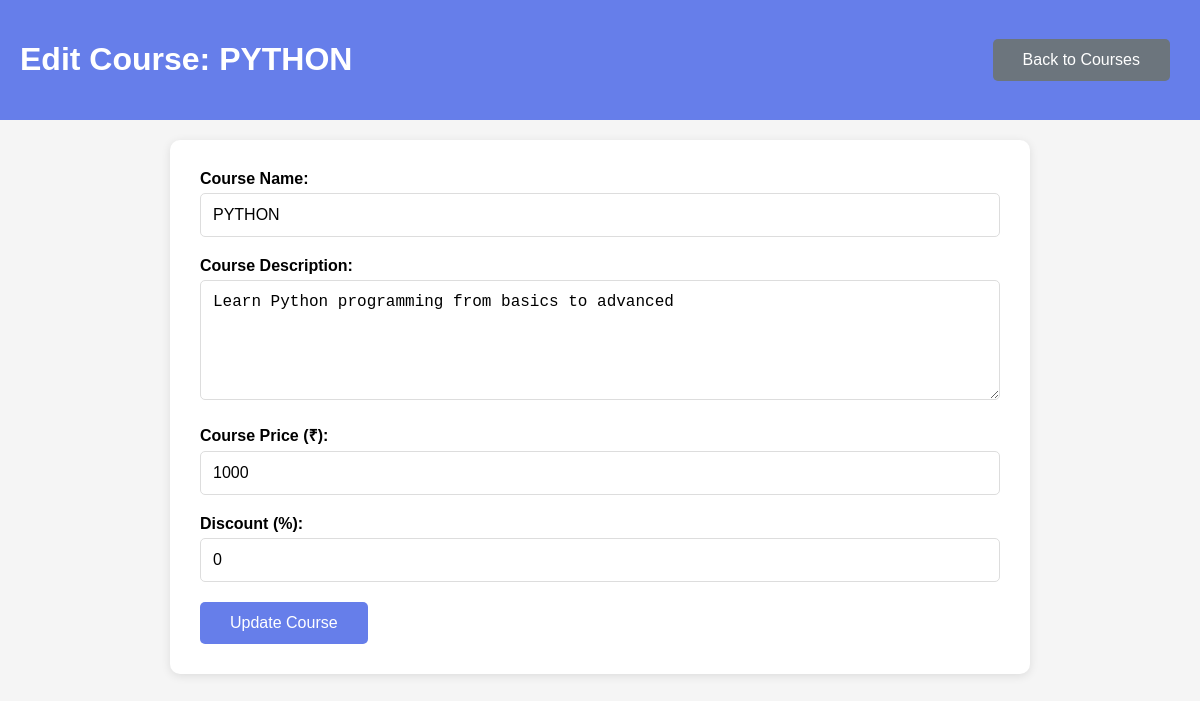
The page /edit_course/1/2 (signed in) on the database its author committed.
### website/models.py (models this page shows, shortened)
class Course(models.Model):
    name = models.CharField(max_length=50)
    description = models.TextField()
    price = models.IntegerField()
    discount = models.IntegerField( null=True, blank=True)

### website/views.py (the view, shortened to what this page needs)
# urls.py: path('edit_course/<int:course_id>/<int:did>', views.edit_course, name='edit_course'),
@login_required
def edit_course(request, course_id, did):
    developer = D.objects.get(id=did)
    course = Course.objects.get(id=course_id)
    return render(request, 'developer/edit_course.html', {'developer': developer, 'course': course})

### website/templates/developer/edit_course.html (shortened to what this page needs)
<!DOCTYPE html>
<html lang="en">
<head>
</head>
<body>
    <div class="header">
        <h1>Edit Course: {{ course.name }}</h1>
        <a href="{% url 'courses_list' developer.id %}" class="btn btn-secondary">Back to Courses</a>
    </div>
    <div class="container">
        <form method="post">
            <div class="form-group">
                <label for="course_name">Course Name:</label>
                <input type="text" name="course_name" id="course_name" value="{{ course.name }}" required>
            </div>
            <div class="form-group">
                <label for="course_description">Course Description:</label>
                <textarea name="course_description" id="course_description" required>{{ course.description }}</textarea>
            </div>
            <div class="form-group">
                <label for="course_price">Course Price (₹):</label>
                <input type="number" name="course_price" id="course_price" min="0" value="{{ course.price }}" required>
            </div>
            <div class="form-group">
                <label for="course_discount">Discount (%):</label>
                <input type="number" name="course_discount" id="course_discount" min="0" max="100" value="{{ course.discount|default:0 }}">
            </div>
            <button type="submit" class="btn">Update Course</button>
        </form>
    </div>
</body>
</html>

### website/templates/developer/edit_course.html (style rules this page uses)
body { font-family: Arial, sans-serif; margin: 0; padding: 0; background-color: #f5f5f5; }
.header { background: #667eea; color: white; padding: 20px; display: flex; justify-content: space-between; align-items: center; }
.container { max-width: 800px; margin: 20px auto; background: white; padding: 30px; border-radius: 10px; box-shadow: 0 2px 10px rgba(0,0,0,0.1); }
.form-group { margin-bottom: 20px; }
label { display: block; margin-bottom: 5px; font-weight: bold; }
input[type="text"], input[type="number"], textarea { width: 100%; padding: 12px; border: 1px solid #ddd; border-radius: 5px; font-size: 16px; box-sizing: border-box; }
textarea { height: 120px; resize: vertical; }
.btn { background: #667eea; color: white; padding: 12px 30px; border: none; border-radius: 5px; cursor: pointer; font-size: 16px; margin-right: 10px; }
.btn-secondary { background: #6c757d; text-decoration: none; display: inline-block; }

### rows shown on the page
Course: name "PYTHON", course_name "PYTHON", course_description "Learn Python programming from basics to advanced", course_price "1000", course_discount "0"
